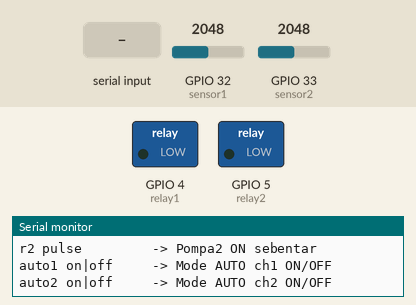
Simulated run of this sketch. Board: ESP32. Parts: switched loads named in the sketch (green lamp = pin HIGH), the last lines printed to the serial monitor. The test bench sets the inputs (shaded band); at power-on: GPIO 33 (sensor2) = 2048, GPIO 32 (sensor1) = 2048.

Above: at 1.2 s.
1.3 s: "r1 on\n" received over Serial
At 2.5 s:
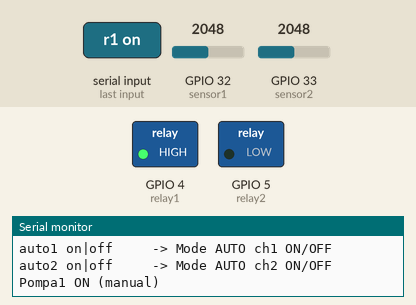
2.9 s: GPIO 33 (sensor2) set to 2509
4.4 s: GPIO 33 (sensor2) set to 2617
At 5.0 s:
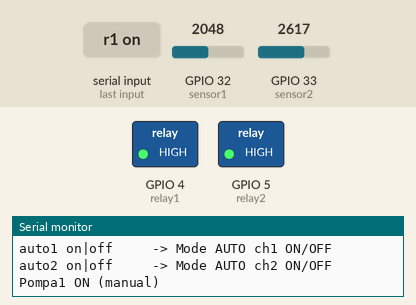
5.9 s: "r1 off\n" received over Serial
At 6.3 s:
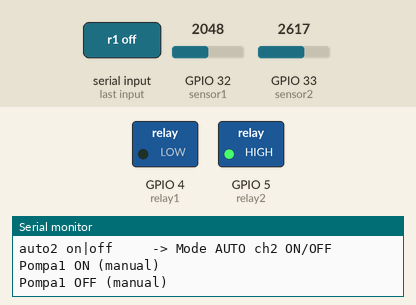
7.5 s: "r2 off\n" received over Serial
At 8.8 s:
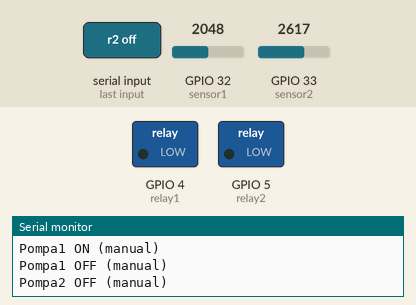
9.1 s: "r2 on\n" received over Serial
At 10.2 s:
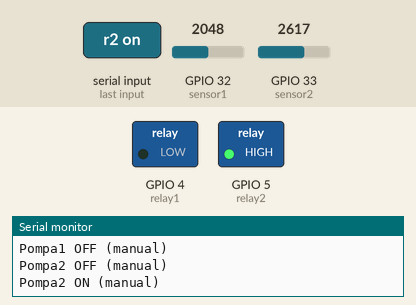
Timing chart, 0 to 11.7 s (numbered marks = the images above; inputs shaded):
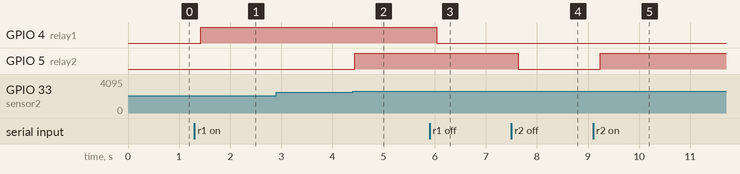

Measured:
- the behaviour switches between 2550 and 2551 on GPIO 33 (sensor2) (found by bisection; images 1 and 2)
- after the input at 1.3 s, GPIO 4 (relay1): LOW → HIGH after 0.13 s
- after the input at 2.9 s, every drawn part: stays the same
- after the input at 4.4 s, GPIO 5 (relay2): LOW → HIGH at once
- after the input at 5.9 s, GPIO 4 (relay1): HIGH → LOW after 0.14 s
- after the input at 7.5 s, GPIO 5 (relay2): HIGH → LOW after 0.14 s
- after the input at 9.1 s, GPIO 5 (relay2): LOW → HIGH after 0.14 s

The sketch:

PROYEK-AKHIR-TES.ino
```cpp
// ====== Pin assignment ======
#define sensor1 32
#define sensor2 33
#define relay1 4
#define relay2 5

// Relay aktif-LOW? (umum pada modul relay)
const bool RELAY_ACTIVE_LOW = false;

// ====== Histeresis ======
const float ON_THRESHOLD  = 50.0;
const float OFF_THRESHOLD = 65.0;

// ====== Status ======
bool pompa1Status = false;
bool pompa2Status = false;
bool autoMode1 = true;
bool autoMode2 = true;

// ====== KONFIGURASI KONTROL SERIAL ======
const uint16_t PULSE_MS = 800;  // durasi pulse relay saat perintah "pulse"

// ---------- Helper Relay ----------
void setRelay(uint8_t pin, bool on) {
  if (RELAY_ACTIVE_LOW) digitalWrite(pin, on ? LOW : HIGH);
  else                  digitalWrite(pin, on ? HIGH : LOW);
}

// ====== Fungsi konversi ADC -> % kelembaban ======
float adcToMoistPct(int adc) {
  long pct = map(adc, 3500, 1600, 0, 100);
  if (pct < 0) pct = 0;
  if (pct > 100) pct = 100;
  return (float)pct;
}

// ===================== KONTROL SERIAL =====================
void printHelp() {
  Serial.println();
  Serial.println(F("=== MENU SERIAL ==="));
  Serial.println(F("help / ?         -> bantuan ini"));
  Serial.println(F("status           -> nilai sensor & status"));
  Serial.println(F("r1 on | r1 off   -> Pompa1 ON/OFF (auto1=OFF)"));
  Serial.println(F("r1 pulse         -> Pompa1 ON sebentar"));
  Serial.println(F("r2 on | r2 off   -> Pompa2 ON/OFF (auto2=OFF)"));
  Serial.println(F("r2 pulse         -> Pompa2 ON sebentar"));
  Serial.println(F("auto1 on|off     -> Mode AUTO ch1 ON/OFF"));
  Serial.println(F("auto2 on|off     -> Mode AUTO ch2 ON/OFF"));
  Serial.println();
}

void doStatusOnce() {
  int adc1 = analogRead(sensor1);
  int adc2 = analogRead(sensor2);
  float m1 = adcToMoistPct(adc1);
  float m2 = adcToMoistPct(adc2);
  Serial.println(F("--- STATUS ---"));
  Serial.printf("SENSOR1 PIN %d -> ADC=%d (%.1f%%)\n", sensor1, adc1, m1);
  Serial.printf("SENSOR2 PIN %d -> ADC=%d (%.1f%%)\n", sensor2, adc2, m2);
  Serial.printf("POMPA1: %s | MODE1: %s\n", pompa1Status?"ON":"OFF", autoMode1?"AUTO":"MANUAL");
  Serial.printf("POMPA2: %s | MODE2: %s\n", pompa2Status?"ON":"OFF", autoMode2?"AUTO":"MANUAL");
}

void handleSerial() {
  if (!Serial.available()) return;
  String cmd = Serial.readStringUntil('\n');
  cmd.trim();
  cmd.toLowerCase();

  if (cmd == "help" || cmd == "?") { printHelp(); return; }
  if (cmd == "status") { doStatusOnce(); return; }

  if (cmd == "r1 on")  { pompa1Status = true;  setRelay(relay1, true);  autoMode1 = false; Serial.println(F("Pompa1 ON (manual)")); return; }
  if (cmd == "r1 off") { pompa1Status = false; setRelay(relay1, false); autoMode1 = false; Serial.println(F("Pompa1 OFF (manual)")); return; }
  if (cmd == "r1 pulse") {
    autoMode1 = false; pompa1Status = true; setRelay(relay1, true);
    delay(PULSE_MS);
    pompa1Status = false; setRelay(relay1, false);
    Serial.println(F("Pompa1 PULSE selesai"));
    return;
  }

  if (cmd == "r2 on")  { pompa2Status = true;  setRelay(relay2, true);  autoMode2 = false; Serial.println(F("Pompa2 ON (manual)")); return; }
  if (cmd == "r2 off") { pompa2Status = false; setRelay(relay2, false); autoMode2 = false; Serial.println(F("Pompa2 OFF (manual)")); return; }
  if (cmd == "r2 pulse") {
    autoMode2 = false; pompa2Status = true; setRelay(relay2, true);
    delay(PULSE_MS);
    pompa2Status = false; setRelay(relay2, false);
    Serial.println(F("Pompa2 PULSE selesai"));
    return;
  }

  if (cmd == "auto1 on")  { autoMode1 = true;  Serial.println(F("AUTO1 ON")); return; }
  if (cmd == "auto1 off") { autoMode1 = false; Serial.println(F("AUTO1 OFF")); return; }
  if (cmd == "auto2 on")  { autoMode2 = true;  Serial.println(F("AUTO2 ON")); return; }
  if (cmd == "auto2 off") { autoMode2 = false; Serial.println(F("AUTO2 OFF")); return; }

  Serial.println(F("Perintah tidak dikenali. Ketik 'help' untuk bantuan."));
}

// ====== Setup ======
void setup() {
  Serial.begin(115200);

  pinMode(relay1, OUTPUT);
  pinMode(relay2, OUTPUT);
  setRelay(relay1, false);
  setRelay(relay2, false);


#if defined(ESP32)
  // Stabilkan pembacaan ADC (range 0..3.3V)
  analogSetPinAttenuation(sensor1, ADC_11db);
  analogSetPinAttenuation(sensor2, ADC_11db);
#endif

  printHelp();
}

// ====== Loop ======
void loop() {
  int adc1 = analogRead(sensor1);
  int adc2 = analogRead(sensor2);

  float kelembaban1 = adcToMoistPct(adc1);
  float kelembaban2 = adcToMoistPct(adc2);

  // Mode AUTO (histeresis)
  if (autoMode1) {
    if (!pompa1Status && kelembaban1 < ON_THRESHOLD) {
      pompa1Status = true; setRelay(relay1, true);
    } else if (pompa1Status && kelembaban1 >= OFF_THRESHOLD) {
      pompa1Status = false; setRelay(relay1, false);
    }
  }
  if (autoMode2) {
    if (!pompa2Status && kelembaban2 < ON_THRESHOLD) {
      pompa2Status = true; setRelay(relay2, true);
    } else if (pompa2Status && kelembaban2 >= OFF_THRESHOLD) {
      pompa2Status = false; setRelay(relay2, false);
    }
  }

  // Tangani perintah dari Serial Monitor
  handleSerial();

  delay(200);
}
```
